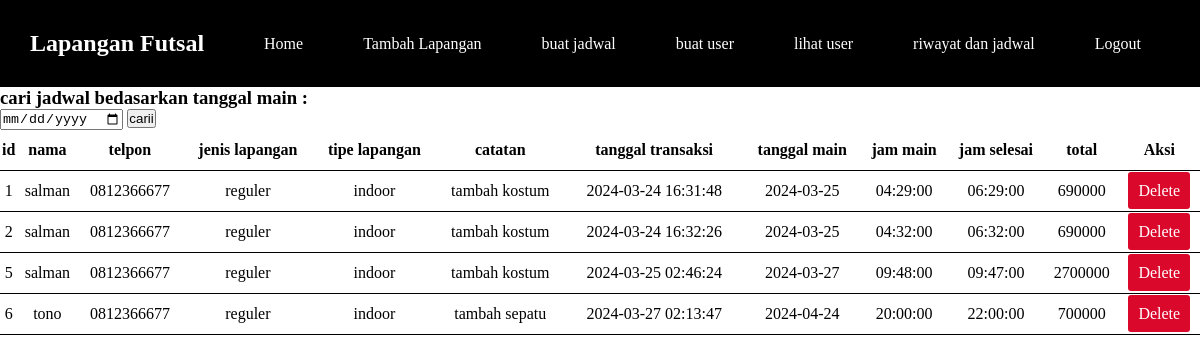
The page /riwayat.php (signed in) on the database its author committed.
### tables this page shows
CREATE TABLE `riwayat` (
  `id` int NOT NULL,
  `nama` varchar(255) NOT NULL,
  `telp` char(18) NOT NULL,
  `lapangan` int NOT NULL,
  `catatan` text NOT NULL,
  `tanggal_transaksi` timestamp NOT NULL,
  `tanggal_main` date NOT NULL,
  `jam_main` time NOT NULL,
  `jam_selesai` time NOT NULL,
  `total` int NOT NULL
);

CREATE TABLE `lapangan` (
  `id` int NOT NULL,
  `jenis` varchar(255) NOT NULL,
  `tipe` varchar(255) NOT NULL,
  `harga` int NOT NULL
);

### riwayat.php (the view, shortened to what this page needs)
<?php
require './config.php';
$query = mysqli_query($conn, "SELECT * FROM riwayat");
?>
<!DOCTYPE html>
<html lang="en">
<head>
    <link rel="stylesheet" href="./css/navbar.css">
    <link rel="stylesheet" href="./css/buat.css">
</head>
<body>
    <?php include './navbar.php' ?>
    <form action="" method="post">
        <h3>cari jadwal bedasarkan tanggal main :</h3>
        <input type="date" name="cari" id="cari" required>
        <button type="submit" name="btn">carii</button>
    </form>
    <div class="container">
        <table>
            <tr>
                <th>id</th>
                <th>nama</th>
                <th>telpon</th>
                <th>jenis lapangan</th>
                <th>tipe lapangan</th>
                <th>catatan</th>
                <th>tanggal transaksi</th>
                <th>tanggal main</th>
                <th>jam main</th>
                <th>jam selesai</th>
                <th>total</th>
                <th>Aksi</th>
            </tr>
            <?php while ($data = mysqli_fetch_array($query)) : ?>
                <tr>
                    <td><?= $data[0] ?></td>
                    <td><?= $data[1] ?></td>
                    <td><?= $data[2] ?></td>
                    <?php
                    $lap = mysqli_query($conn, "SELECT * FROM lapangan WHERE id = '$data[3]'");
                    $lapres = mysqli_fetch_array($lap);
                    ?>
                    <td><?= $lapres[1] ?></td>
                    <td><?= $lapres[2] ?></td>
                    <td><?= $data[4] ?></td>
                    <td><?= $data[5] ?></td>
                    <td><?= $data[6] ?></td>
                    <td><?= $data[7] ?></td>
                    <td><?= $data[8] ?></td>
                    <td><?= $data[9] ?></td>
                    <td><a href="./deleteRiw.php?id=<?= $data[0] ?>" class="delete">Delete</a></td>
                </tr>
            <?php endwhile ?>
        </table>
    </div>
</body>
</html>

### navbar.php
<nav>
    <ul class="urlist">
        <li class="list">
            <h1 class="logo">Lapangan Futsal</h1>
        </li>
        <li class="list"><a href="./index.php" class="link">Home</a></li>
        <li class="list"><a href="./tambah.php" class="link">Tambah Lapangan</a></li>
        <li class="list"><a href="./buat.php" class="link">buat jadwal</a></li>
        <li class="list"><a href="./buatusr.php" class="link">buat user</a></li>
        <li class="list"><a href="./lihat.php" class="link">lihat user</a></li>
        <li class="list"><a href="./riwayat.php" class="link">riwayat dan jadwal</a></li>
        <li class="list"><a href="./logout.php" onclick="return confirm('apakah anda ingin logout')" class="link">Logout</a></li>
    </ul>
</nav>

### css/navbar.css (style rules this page uses)
* { padding: 0; margin: 0; }
nav { background-color: black; }
.urlist { display: flex; justify-content: left; align-items: center; }
.list { padding: 30px 30px; }
.link { color: white; text-decoration: none; }
.logo { color: white; }

### css/buat.css (style rules this page uses)
table { width: 100%; border-collapse: collapse; }
td, th { border-bottom: 1px solid black; height: 40px; text-align: center; }
.delete { color: white; background-color: rgb(218, 9, 44); padding: 10px 10px; border-radius: 3px; text-decoration: none; }
.container { overflow-x: auto; }

### rows shown on the page
riwayat: id "1", nama "salman", telp "0812366677", lapangan.jenis "reguler", lapangan.tipe "indoor", catatan "tambah kostum", tanggal_transaksi "2024-03-24 16:31:48", tanggal_main "2024-03-25", jam_main "04:29:00", jam_selesai "06:29:00", total "690000"
riwayat: id "2", nama "salman", telp "0812366677", lapangan.jenis "reguler", lapangan.tipe "indoor", catatan "tambah kostum", tanggal_transaksi "2024-03-24 16:32:26", tanggal_main "2024-03-25", jam_main "04:32:00", jam_selesai "06:32:00", total "690000"
riwayat: id "5", nama "salman", telp "0812366677", lapangan.jenis "reguler", lapangan.tipe "indoor", catatan "tambah kostum", tanggal_transaksi "2024-03-25 02:46:24", tanggal_main "2024-03-27", jam_main "09:48:00", jam_selesai "09:47:00", total "2700000"
riwayat: id "6", nama "tono", telp "0812366677", lapangan.jenis "reguler", lapangan.tipe "indoor", catatan "tambah sepatu", tanggal_transaksi "2024-03-27 02:13:47", tanggal_main "2024-04-24", jam_main "20:00:00", jam_selesai "22:00:00", total "700000"
